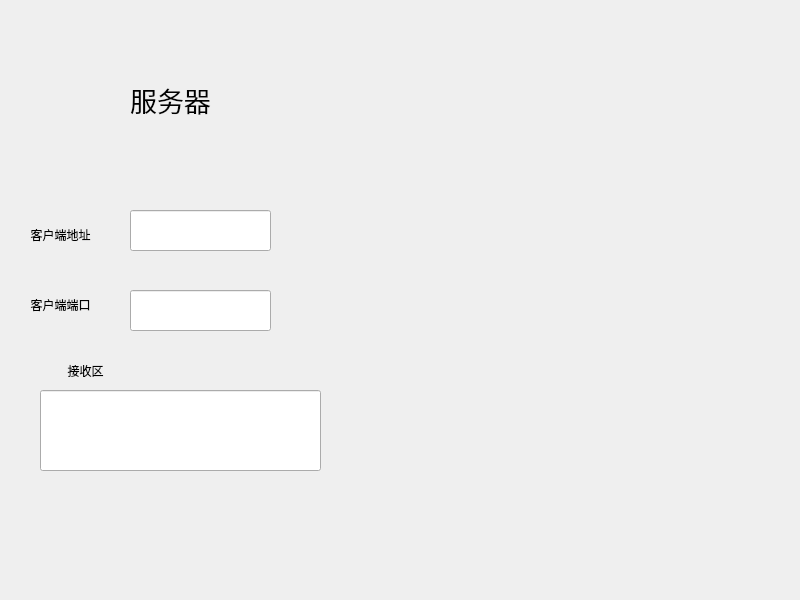
<?xml version="1.0" encoding="UTF-8"?>
<ui version="4.0">
 <class>Widget</class>
 <widget class="QWidget" name="Widget">
  <property name="geometry">
   <rect>
    <x>0</x>
    <y>0</y>
    <width>800</width>
    <height>600</height>
   </rect>
  </property>
  <property name="windowTitle">
   <string>Widget</string>
  </property>
  <widget class="QLabel" name="label">
   <property name="geometry">
    <rect>
     <x>110</x>
     <y>70</y>
     <width>121</width>
     <height>61</height>
    </rect>
   </property>
   <property name="text">
    <string>&lt;html&gt;&lt;head/&gt;&lt;body&gt;&lt;p align=&quot;center&quot;&gt;&lt;span style=&quot; font-size:20pt;&quot;&gt;服务器&lt;/span&gt;&lt;/p&gt;&lt;/body&gt;&lt;/html&gt;</string>
   </property>
  </widget>
  <widget class="QLineEdit" name="ipLineEdit">
   <property name="geometry">
    <rect>
     <x>130</x>
     <y>210</y>
     <width>141</width>
     <height>41</height>
    </rect>
   </property>
  </widget>
  <widget class="QLineEdit" name="portLineEdit">
   <property name="geometry">
    <rect>
     <x>130</x>
     <y>290</y>
     <width>141</width>
     <height>41</height>
    </rect>
   </property>
  </widget>
  <widget class="QLabel" name="label_2">
   <property name="geometry">
    <rect>
     <x>10</x>
     <y>220</y>
     <width>101</width>
     <height>31</height>
    </rect>
   </property>
   <property name="text">
    <string>&lt;html&gt;&lt;head/&gt;&lt;body&gt;&lt;p align=&quot;center&quot;&gt;客户端地址&lt;/p&gt;&lt;/body&gt;&lt;/html&gt;</string>
   </property>
  </widget>
  <widget class="QLabel" name="label_3">
   <property name="geometry">
    <rect>
     <x>10</x>
     <y>290</y>
     <width>101</width>
     <height>31</height>
    </rect>
   </property>
   <property name="text">
    <string>&lt;html&gt;&lt;head/&gt;&lt;body&gt;&lt;p align=&quot;center&quot;&gt;客户端端口&lt;/p&gt;&lt;/body&gt;&lt;/html&gt;</string>
   </property>
  </widget>
  <widget class="QLineEdit" name="recvLineEdit">
   <property name="geometry">
    <rect>
     <x>40</x>
     <y>390</y>
     <width>281</width>
     <height>81</height>
    </rect>
   </property>
  </widget>
  <widget class="QLabel" name="label_4">
   <property name="geometry">
    <rect>
     <x>40</x>
     <y>356</y>
     <width>91</width>
     <height>31</height>
    </rect>
   </property>
   <property name="text">
    <string>&lt;html&gt;&lt;head/&gt;&lt;body&gt;&lt;p align=&quot;center&quot;&gt;接收区&lt;/p&gt;&lt;/body&gt;&lt;/html&gt;</string>
   </property>
  </widget>
 </widget>
 <resources/>
 <connections/>
</ui>
